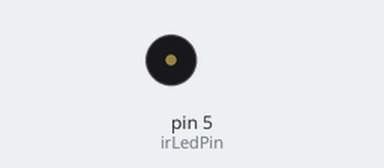
The sketch below on a simulated Arduino Uno, built with avr-gcc and run on an emulated ATmega328P. Parts: buzzer (waves = sounding). What the sketch prints to the serial monitor is not drawn.

Above: at 0.3 s.
At 38.9 s:
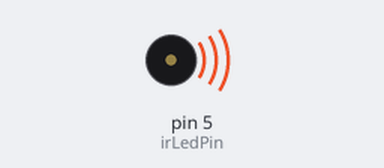
Timing chart, 0 to 40.0 s (numbered marks = the images above):
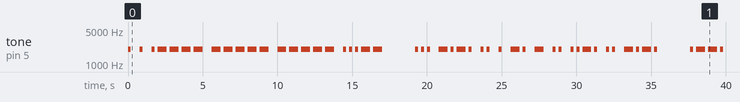

Measured:
- by itself, tone on pin 5 (irLedPin): plays 2000 Hz for 0.20 s, 2000 Hz for 0.20 s, 2000 Hz for 0.20 s, 2000 Hz for 0.60 s, 2000 Hz for 0.60 s, 2000 Hz for 0.60 s … (51 notes in this stretch)

The sketch:

tran.ino
```cpp
// --- Software-Defined IR Transmitter (2kHz Carrier) ---

const int irLedPin = 5;
const int carrierFreq = 2000; // The target frequency for our Goertzel filter

// Standard Morse Code Timing (ms)
const int ditTime = 200;
const int dahTime = 600;
const int symbolGap = 200;
const int letterGap = 600;
const int wordGap = 1400;

void setup() {
  pinMode(irLedPin, OUTPUT);
  Serial.begin(9600);
  Serial.println("2kHz Modulated Transmitter Ready.");
}

// THIS IS THE MAGIC FUNCTION
void flash(int duration) {
  // Blast the IR LED on and off at exactly 2,000 Hz
  tone(irLedPin, carrierFreq);

  // Keep blasting for the duration of the Dit or Dah
  delay(duration);

  // Shut off the 2kHz strobe
  noTone(irLedPin);

  // Standard gap between symbols
  delay(symbolGap);
}

void sendMorse(char c) {
  c = toupper(c); // Make it case-insensitive

  switch (c) {
    case 'A': flash(ditTime); flash(dahTime); break;
    case 'B': flash(dahTime); flash(ditTime); flash(ditTime); flash(ditTime); break;
    case 'C': flash(dahTime); flash(ditTime); flash(dahTime); flash(ditTime); break;
    case 'D': flash(dahTime); flash(ditTime); flash(ditTime); break;
    case 'E': flash(ditTime); break;
    case 'F': flash(ditTime); flash(ditTime); flash(dahTime); flash(ditTime); break;
    case 'G': flash(dahTime); flash(dahTime); flash(ditTime); break;
    case 'H': flash(ditTime); flash(ditTime); flash(ditTime); flash(ditTime); break;
    case 'I': flash(ditTime); flash(ditTime); break;
    case 'J': flash(ditTime); flash(dahTime); flash(dahTime); flash(dahTime); break;
    case 'K': flash(dahTime); flash(ditTime); flash(dahTime); break;
    case 'L': flash(ditTime); flash(dahTime); flash(ditTime); flash(ditTime); break;
    case 'M': flash(dahTime); flash(dahTime); break;
    case 'N': flash(dahTime); flash(ditTime); break;
    case 'O': flash(dahTime); flash(dahTime); flash(dahTime); break;
    case 'P': flash(ditTime); flash(dahTime); flash(dahTime); flash(ditTime); break;
    case 'Q': flash(dahTime); flash(dahTime); flash(ditTime); flash(dahTime); break;
    case 'R': flash(ditTime); flash(dahTime); flash(ditTime); break;
    case 'S': flash(ditTime); flash(ditTime); flash(ditTime); break;
    case 'T': flash(dahTime); break;
    case 'U': flash(ditTime); flash(ditTime); flash(dahTime); break;
    case 'V': flash(ditTime); flash(ditTime); flash(ditTime); flash(dahTime); break;
    case 'W': flash(ditTime); flash(dahTime); flash(dahTime); break;
    case 'X': flash(dahTime); flash(ditTime); flash(ditTime); flash(dahTime); break;
    case 'Y': flash(dahTime); flash(ditTime); flash(dahTime); flash(dahTime); break;
    case 'Z': flash(dahTime); flash(dahTime); flash(ditTime); flash(ditTime); break;
    case ' ': delay(wordGap - symbolGap); break;
    case '1': flash(ditTime); flash(dahTime); flash(dahTime); flash(dahTime); flash(dahTime); break;
    case '2': flash(ditTime); flash(ditTime); flash(dahTime); flash(dahTime); flash(dahTime); break;
    case '3': flash(ditTime); flash(ditTime); flash(ditTime); flash(dahTime); flash(dahTime); break;
    case '4': flash(ditTime); flash(ditTime); flash(ditTime); flash(ditTime); flash(dahTime); break;
    case '5': flash(ditTime); flash(ditTime); flash(ditTime); flash(ditTime); flash(ditTime); break;
    case '6': flash(dahTime); flash(ditTime); flash(ditTime); flash(ditTime); flash(ditTime); break;
    case '7': flash(dahTime); flash(dahTime); flash(ditTime); flash(ditTime); flash(ditTime); break;
    case '8': flash(dahTime); flash(dahTime); flash(dahTime); flash(ditTime); flash(ditTime); break;
    case '9': flash(dahTime); flash(dahTime); flash(dahTime); flash(dahTime); flash(ditTime); break;
    case '0': flash(dahTime); flash(dahTime); flash(dahTime); flash(dahTime); flash(dahTime); break;
  }
  delay(letterGap - symbolGap);
}

void loop() {
  String input = "EE1003 SCIENTIFIC PROGRAMMING";
  input.trim();

  for (int i = 0; i < input.length(); i++) {
    sendMorse(input[i]);
  }

  delay(20000); // Wait 5 seconds before repeating
}
```
